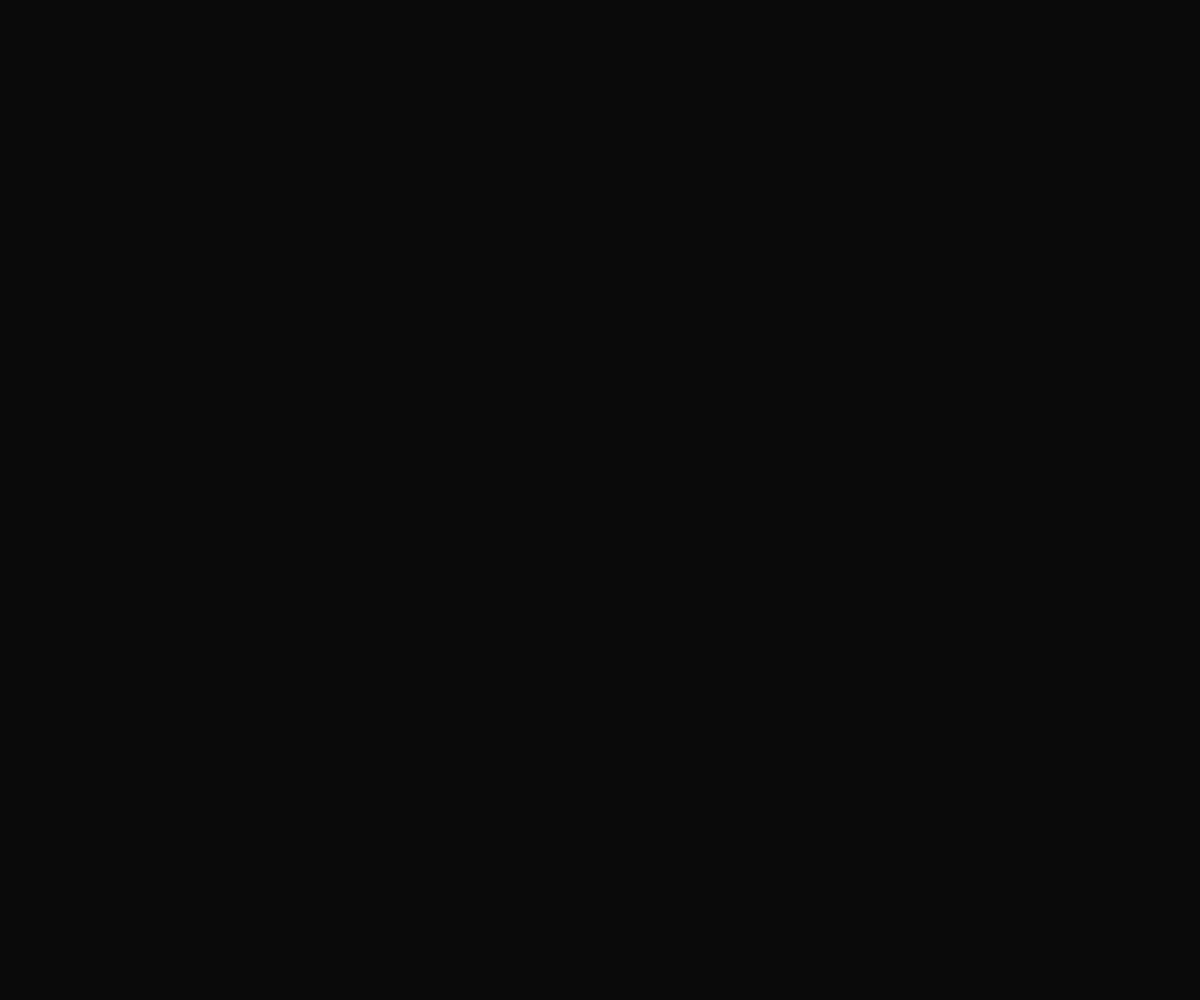
Frame 1 (no input)
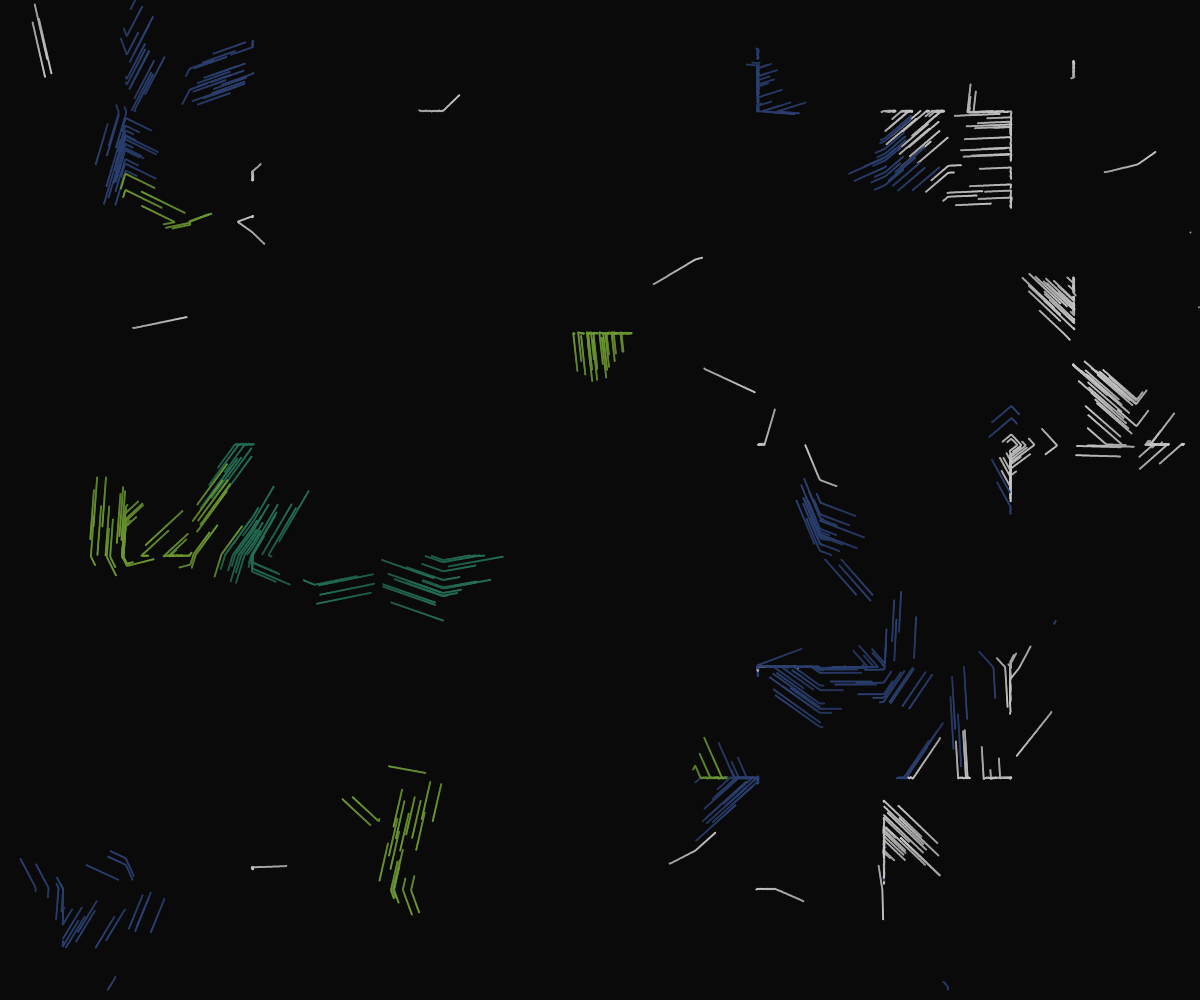
Frame 60 (no input)
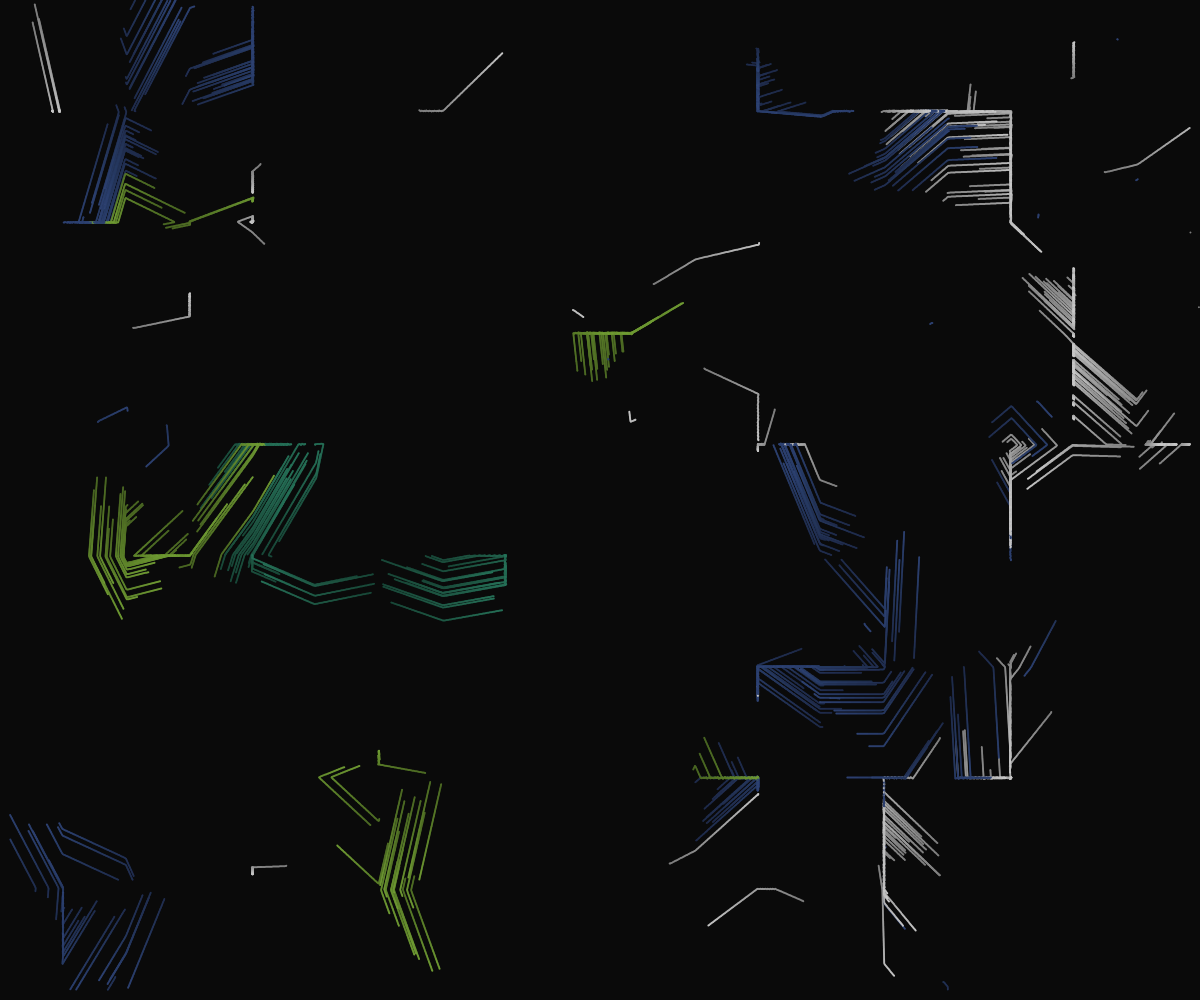
Frame 120 (the mouse pressed at the canvas centre since frame 60)

The p5.js sketch that drew these frames (run headless with seeded random() and noise() and a simulated clock; from frame 60 on, the mouse is pressed at the canvas centre):

// p5.js sketch
// ── sketch.js


var iMax = 20;
var jMax = 10;
var f = new Array();
var s= new Array();

var ww =20;
var hh = 20;

var img; 

var colorA ;
var colorB;
var colorC;
var colorD;

var particles = [];

var count = 0;

function setup() {
		createCanvas(windowWidth,windowHeight);



  // put setup code here
MnowPos = createVector(500,500);
Macc = createVector(0,0);

 ww = (width/2)/iMax;
 hh = (height/2)/jMax;

for (i=0;i<iMax;i++) {
 f[i]=new Array();
s[i] = new Array();
  for (j=0;j<jMax;j++) {
  f[i][j]=random(PI*2);
  s[i][j]=.1 ;
 }
}





	colorA = color( 38,113, 88);
	colorC = color(46, 66,114);
	colorB = color(112,156, 52);

	colorD = color(200);

background(10);
 //image(img, 0, 0);
}

function draw() {

count++;

if(count >= 10){
background(10,10);
	count = 0;
}
//

// for (i=0;i<iMax;i++) {
//  for (j=0;j<jMax;j++) {
//  //	fill(f[i][j]);

//  rect(i*ww,j*hh,ww-2,hh-2);
//  text(  f[i][j]  ,i*ww,j*hh )
//   // 
//  }
// }


	var x1 = mouseX;
	var y1 = mouseY;
	var x2 = pmouseX;
	var y2 = pmouseY;
	var xG1 = int(map(x1,0,width,0,iMax));
	var yG1 = int(map(y1,0,height,0,jMax));


	//= f[xG1][yG1]+10;

	// line(x1,y1,x2,y2);
	var d = int(dist(x1,y1, x2,y2));

	var ang = atan2(y2-y1,x2-x1);


	var c = color(map(ang,0,PI*2,0,255));
	fill(c);
	noStroke();

	// push();
 //  	translate( (x1+x2)/2, (y1+y2)/2 );
 //  	rotate( ang );
 //  	text(nfc(d,1,1), 0, -5);
 //  	pop();

if(d >= 5){
//if(mouseIsPressed){
	f[xG1][yG1] = ang;
	s[xG1][yG1] = d;
	}
 //  	ellipse(x1,y1,85,85);
	// fill(255);
	// rect(0,0,100,100);
	// fill(255);
	  //	text(map(ang,-PI,PI,0,255), mouseX,mouseY+10);
	//}

  // put drawing code here


for(var i = 0; i < particles.length-1; i++){
		if(i < particles.length-1){
		//var noiseRot = map(noise(particles[i].nowPos.x * .006 ,particles[i].nowPos.y * .006), .2, .8, 0, PI*2 );
		//particles[i].acc.set(cos(noiseRot)*3,sin(noiseRot)*3);
		//var pxG1 =  int((particles[i].nowPos.x/width) * iMax;
		//var pyG1 =  (particles[i].nowPos.y/height) * jMax;

		if(particles[i] != undefined && particles[i].nowPos != undefined){
			var pxG1 = int(map(particles[i].nowPos.x  ,  0,width,  0,iMax -1 ));
			var pyG1 = int(map(particles[i].nowPos.y,  0,height,0,jMax-1));
			// console.log(pxG1);
			// console.log(nAng);
			

			if(pxG1 < 0){
				pxG1 = 0;
			}
			if(pxG1 > iMax){
				pxG1 = iMax
			}

			if(pyG1 < 0){
				pyG1 = 0;
			}
			if(pyG1 > jMax){
				pyG1 = jMax
			}


			var nAng = f[pxG1][pyG1] + PI;
			var nSpeed = s[pxG1][pyG1]* 15.5;
		
			particles[i].acc.x += (cos(nAng) - particles[i].acc.x  ) /(nSpeed);
			particles[i].acc.y += (sin(nAng)- particles[i].acc.y ) /(nSpeed) ;
			
			//particles[i].acc.set(cos(nAng)*nSpeed,sin(nAng)*nSpeed);
			
			particles[i].update();
			particles[i].pSpeed += ((nSpeed*.005) - (particles[i].pSpeed/2));
			particles[i].draw(  2 );
		}


	}

	// 	if(particles[i].nowPos.x>=width-10 || particles[i].nowPos.x <= 10 || particles[i].lifeCount <= 0){
	// 	particles.splice(i,1);
	// 	println("kill : " + i);
	// }


	}



	// for(var j = 0; j < particles.length; j++){
	// 	if(particles[j].nowPos.x>=width-10 || particles[j].nowPos.x <= 10 || particles[j].nowPos.y>=height-10 || particles[j].nowPos.y <= 0 || particles[j].lifeCount <= 0){
	// 		//particles.splice(j,1);
	// 		//println("kill : " + j);
	// 	}
	// }


	if(particles.length < 500){


		MnowPos.x = random(width);
		MnowPos.y = random(height);

		
			for (var i = 20 - 1; i >= 0; i--) {
			
		

				MnowPos.add(random(-20,20), random(-20,20) );
				var particle;
				var mLoc = int(map(dist(MnowPos.x,MnowPos.y, width/3,height/2), 0 , width/2, 0, 3    ) );
				if(mLoc == 0){
					particle = new Particle(MnowPos,Macc,colorA);
				}
				else if(mLoc == 1){
					particle= new Particle(MnowPos,Macc,colorB);
				}
				else if(mLoc == 2){
					particle = new Particle(MnowPos,Macc,colorC);
				}
				else if(mLoc == 3){
					particle = new Particle(MnowPos,Macc,colorD);
				}
				particles.push(particle);
		
			};
	}


}

function Particle ( posN, accN, colorIn){
	this.pSpeed = 0;
	this.nowPos=createVector(posN.x,posN.y);
	this.acc = createVector(accN.x, accN.y);
	this.lifeCount = random(1200,1500);
	this.colorN = colorIn;
}

Particle.prototype.update = function(){
	this.lifeCount--;
	this.nowPos.add(this.acc);

	if(this.nowPos.x>=width-10 || this.nowPos.x <= 10 || this.nowPos.y>=height-10 || this.nowPos.y <= 0 || this.lifeCount <= 0){
			this.lifeCount = random(1200,1500);
	

			this.nowPos=createVector(random(width), random(height) )
			//particles.splice(j,1);
			//println("kill : " + j);
		}


}

Particle.prototype.draw = function(siz){
	fill(this.colorN);
	ellipse(this.nowPos.x,this.nowPos.y,siz,siz);
}
